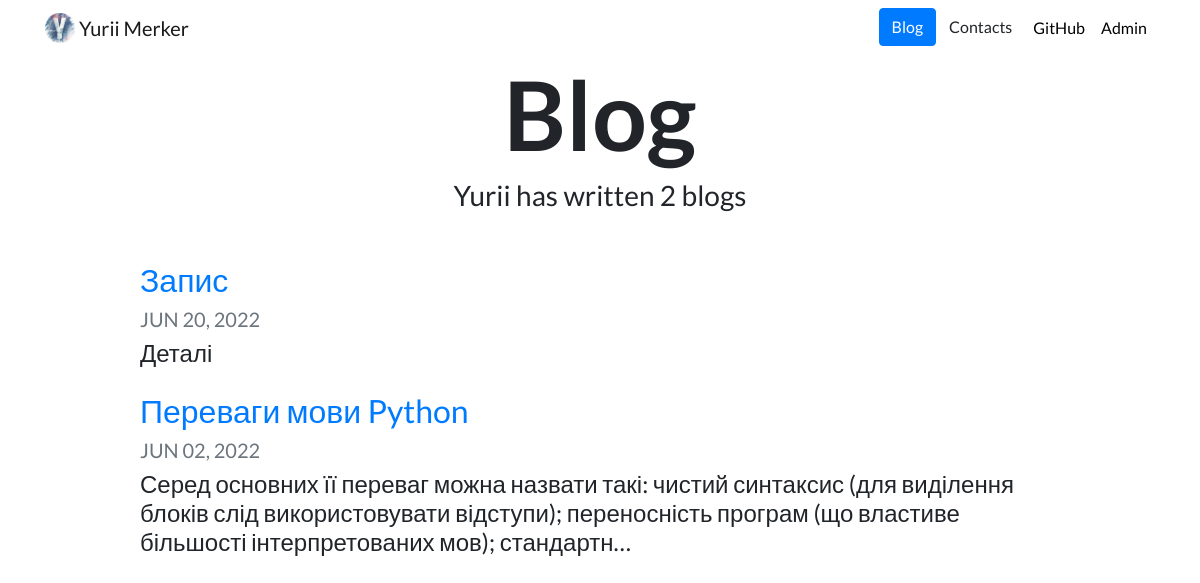
Screenshot of /blog/ with the database file from the repository.
### blog/models.py (models this page shows, shortened)
class Blog(models.Model):
    title = models.CharField(max_length=100)
    date = models.DateField()
    description = models.TextField(max_length=2500)

### blog/views.py (the view)
# urls.py: path("", views.all_blogs, name="all_blogs"),
def all_blogs(request):
    blogs = Blog.objects.order_by('-date')
    return render(request, "blog/all_blogs.html", {"blogs": blogs})

### blog/templates/blog/all_blogs.html
{% extends "portfolio/base.html" %}
{% load static %}
{% block content %}
<h1 id="blogtitle" class="font-weight-bold text-center">Blog</h1>
<h3 class="text-center mb-5">Yurii has written {{ blogs.count }} blog{{ blogs.count|pluralize }}</h3>
{% for blog in blogs %}
<div class="row justify-content-center my-3">
  <div class="col-md-10">
    <a href="{% url 'blog:detail' blog.id %}">
      <h2>{{ blog.title }}</h2>
    </a>
    <h5 class="text-muted">{{ blog.date|date:'M d, Y'|upper }}</h5>
    <h4>{{ blog.description|striptags|truncatechars:200 }}</h4>
  </div>
</div>
{% endfor %}
{% endblock %}

### portfolio/static/portfolio/custom.css (style rules this page uses)
body { font-family: 'Lato', sans-serif; }
#blogtitle { font-size: 6rem; }

### rows the page displays
Blog: title "Запис", date "JUN 20, 2022", description "Деталі"
Blog: title "Переваги мови Python", date "JUN 02, 2022", description "Серед основних її переваг можна назвати такі: чистий синтаксис (для виділення блоків слід використовувати відступи); переносність програм (що властиве більшості інтерпретованих мов); стандартн…"

### other values shown
{{ blogs.count }} "2"
